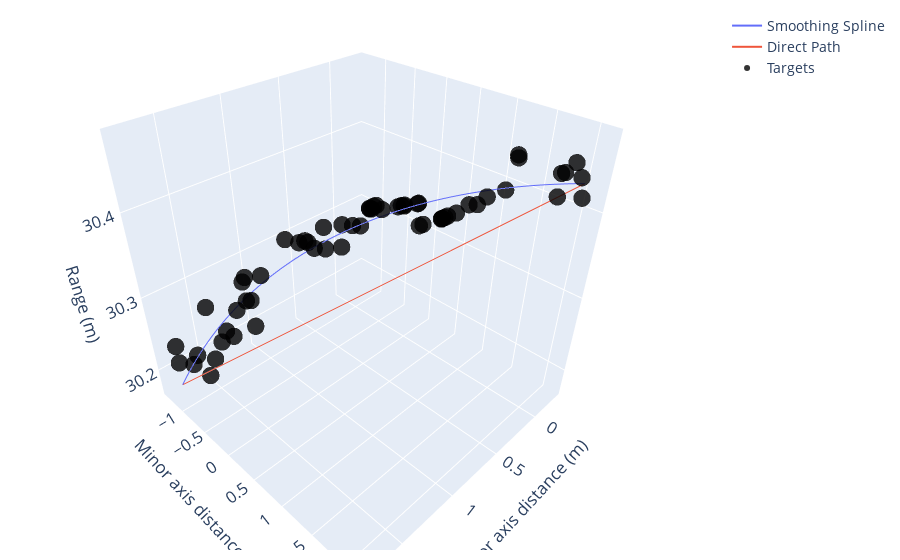

Here is the notebook cell this chart was saved with:
### Code cell
def trackPlot(df,processID, regionID, plotElements =['track_smoothed','track_direct','targets']):
    # plotElements: list of elements to include:
    # targets: target locations
    # track: line between targets
    # track_smoothed: Cubic spline with equal resolution to the number of targets
    # track_direct: "flux" line from start to end target based on spline    
    x_knots, y_knots, z_knots = targetSpline(df, processID, regionID)
    track_smoothed = go.Scatter3d(x=x_knots, y=y_knots, z=z_knots,mode='lines',name='Smoothing Spline')
    
    track_direct = go.Scatter3d(x=[x_knots[i] for i in (0, -1)], y=[y_knots[i] for i in (0, -1)], z=[z_knots[i] for i in (0, -1)],mode='lines',name='Direct Path')

    dfCur = df[(df.Region_ID==regionID) & (df.Process_ID==processID)]
    targets=go.Scatter3d(x=dfCur.Distance_major_axis, y=dfCur.Distance_minor_axis, z=dfCur.Target_true_depth,mode='markers',
        marker=dict(size=6,color='black', colorscale='plasma',opacity=0.8,colorbar=dict(title='TS',thickness=30),showscale=False),name='Targets')
    track = go.Scatter3d(x=dfCur.Distance_major_axis, y=dfCur.Distance_minor_axis, z=dfCur.Target_true_depth,mode='lines',name='Target Line')

    allElements = {'track_smoothed':track_smoothed,'track':track,'track_direct':track_direct,'targets':targets}
    fig = go.Figure(data=[allElements[i] for i in plotElements])
    split = (np.ceil(np.max([dfCur.Distance_major_axis.max() - dfCur.Distance_major_axis.min(),dfCur.Distance_minor_axis.max() - dfCur.Distance_minor_axis.min(),dfCur.Target_true_depth.max() - dfCur.Target_true_depth.min()]))/2)+.25
    fig.update_layout(showlegend=True,scene = dict(xaxis_title='Major axis distance (m)',
                        yaxis_title='Minor axis distance (m)',
                        zaxis_title='Range (m)'),
                        #xaxis = dict(nticks=4, range=[np.median(dfCur.Distance_major_axis)-split, np.median(dfCur.Distance_major_axis)+split]),
                        #yaxis = dict(nticks=4, range=[np.median(dfCur.Distance_minor_axis)-split, np.median(dfCur.Distance_minor_axis)+split]),
                        #zaxis = dict(nticks=4, range=[np.median(dfCur.Target_true_depth)-split, np.median(dfCur.Target_true_depth)+split])),
                        width=700,
                        margin=dict(r=20, b=10, l=10, t=10),
                     font=dict(size=14))
    fig.show()
trackPlot(dfT,570, 828)

### Figure 1 — Plotly figure (JSON) as saved in the notebook; plotly's stock layout.template omitted (floating-point values rounded to 4 significant figures)
{"data": [{"mode": "lines", "name": "Smoothing Spline", "type": "scatter3d", "x": [1.73, 1.701, 1.672, 1.642, 1.612, 1.582, 1.552, 1.521, 1.49, 1.459, 1.427, 1.396, 1.364, 1.332, 1.299, 1.267, 1.234, 1.201, 1.168, 1.135, 1.101, 1.068, 1.034, 1.001, 0.967, 0.9332, 0.8993, 0.8655, 0.8316, 0.7976, 0.7637, 0.7298, 0.6959, 0.662, 0.6282, 0.5944, 0.5607, 0.5271, 0.4936, 0.4602, 0.4269, 0.3938, 0.3608, 0.3279, 0.2952, 0.2627, 0.2304, 0.1983, 0.1665, 0.1348, 0.1034, 0.07227, 0.0414, 0.01081, -0.01949, -0.04948, -0.07915, -0.1085, -0.1375], "y": [-1.307, -1.262, -1.215, -1.168, -1.119, -1.07, -1.019, -0.9672, -0.9146, -0.861, -0.8065, -0.7512, -0.695, -0.6381, -0.5805, -0.5221, -0.4631, -0.4034, -0.3432, -0.2824, -0.221, -0.1592, -0.09699, -0.03434, 0.02868, 0.09203, 0.1557, 0.2196, 0.2837, 0.348, 0.4124, 0.477, 0.5416, 0.6063, 0.6709, 0.7355, 0.8, 0.8644, 0.9287, 0.9928, 1.057, 1.12, 1.183, 1.246, 1.309, 1.371, 1.433, 1.494, 1.555, 1.615, 1.674, 1.733, 1.791, 1.849, 1.905, 1.961, 2.016, 2.071, 2.124], "z": [30.17, 30.18, 30.19, 30.2, 30.21, 30.22, 30.23, 30.24, 30.25, 30.26, 30.27, 30.28, 30.29, 30.29, 30.3, 30.31, 30.32, 30.32, 30.33, 30.33, 30.34, 30.35, 30.35, 30.36, 30.36, 30.37, 30.37, 30.38, 30.38, 30.38, 30.39, 30.39, 30.4, 30.4, 30.4, 30.41, 30.41, 30.41, 30.41, 30.42, 30.42, 30.42, 30.42, 30.42, 30.43, 30.43, 30.43, 30.43, 30.43, 30.43, 30.43, 30.43, 30.44, 30.44, 30.44, 30.44, 30.44, 30.44, 30.44]}, {"mode": "lines", "name": "Direct Path", "type": "scatter3d", "x": [1.73, -0.1375], "y": [-1.307, 2.124], "z": [30.17, 30.44]}, {"marker": {"color": "black", "colorbar": {"thickness": 30, "title": {"text": "TS"}}, "colorscale": [[0, "#0d0887"], [0.1111, "#46039f"], [0.2222, "#7201a8"], [0.3333, "#9c179e"], [0.4444, "#bd3786"], [0.5556, "#d8576b"], [0.6667, "#ed7953"], [0.7778, "#fb9f3a"], [0.8889, "#fdca26"], [1, "#f0f921"]], "opacity": 0.8, "showscale": false, "size": 6}, "mode": "markers", "name": "Targets", "type": "scatter3d", "x": [1.552, 1.628, 1.548, 1.793, 1.482, 1.739, 1.465, 1.441, 1.411, 1.553, 1.259, 1.405, 1.371, 1.335, 1.328, 1.385, 1.331, 1.15, 1.068, 0.9938, 0.9864, 1.017, 0.9431, 0.791, 0.9424, 0.756, 0.6989, 0.6505, 0.7, 0.581, 0.73, 0.6139, 0.6983, 0.7414, 0.5114, 0.5765, 0.5719, 0.5072, 0.5104, 0.4977, 0.5041, 0.5791, 0.4654, 0.4957, 0.418, 0.4411, 0.4694, 0.4161, 0.4759, 0.2346, 0.3781, 0.1788, 0.2791, 0.1922, -0.01094, -0.2032, -0.1453, -0.009613, -0.06728, -0.2775], "y": [-1.332, -1.225, -1.085, -1.036, -1.089, -1.24, -0.8994, -0.8185, -0.7504, -0.8948, -0.6296, -0.6161, -0.474, -0.5454, -0.4842, -0.474, -0.2264, -0.1344, -0.0667, -0.1127, -0.07628, 0.09209, 0.138, 0.1285, 0.1171, 0.07911, 0.1524, 0.198, 0.42, 0.3291, 0.4724, 0.3436, 0.4478, 0.6689, 0.6, 0.6477, 0.7269, 0.6399, 0.8384, 0.8097, 0.9079, 0.9617, 1.101, 1.146, 1.051, 1.113, 1.183, 1.226, 1.442, 1.27, 1.536, 1.533, 1.722, 1.643, 1.952, 1.835, 1.983, 1.956, 2.129, 2.018], "z": [30.2, 30.2, 30.18, 30.23, 30.2, 30.23, 30.24, 30.25, 30.25, 30.29, 30.25, 30.29, 30.3, 30.33, 30.3, 30.33, 30.34, 30.38, 30.37, 30.36, 30.36, 30.37, 30.36, 30.35, 30.39, 30.38, 30.37, 30.37, 30.4, 30.4, 30.41, 30.4, 30.4, 30.41, 30.4, 30.4, 30.41, 30.4, 30.41, 30.41, 30.39, 30.4, 30.4, 30.4, 30.4, 30.4, 30.41, 30.41, 30.43, 30.41, 30.43, 30.43, 30.47, 30.46, 30.45, 30.44, 30.45, 30.43, 30.45, 30.41]}], "layout": {"autosize": true, "font": {"size": 14}, "margin": {"b": 10, "l": 10, "r": 20, "t": 10}, "scene": {"aspectmode": "auto", "aspectratio": {"x": 1, "y": 1, "z": 1}, "camera": {"center": {"x": 0, "y": 0, "z": 0}, "eye": {"x": 1.183, "y": 1.183, "z": 1.183}, "projection": {"type": "perspective"}, "up": {"x": 0, "y": 0, "z": 1}}, "xaxis": {"title": {"text": "Major axis distance (m)"}, "type": "linear"}, "yaxis": {"title": {"text": "Minor axis distance (m)"}, "type": "linear"}, "zaxis": {"title": {"text": "Range (m)"}, "type": "linear"}}, "showlegend": true}}
